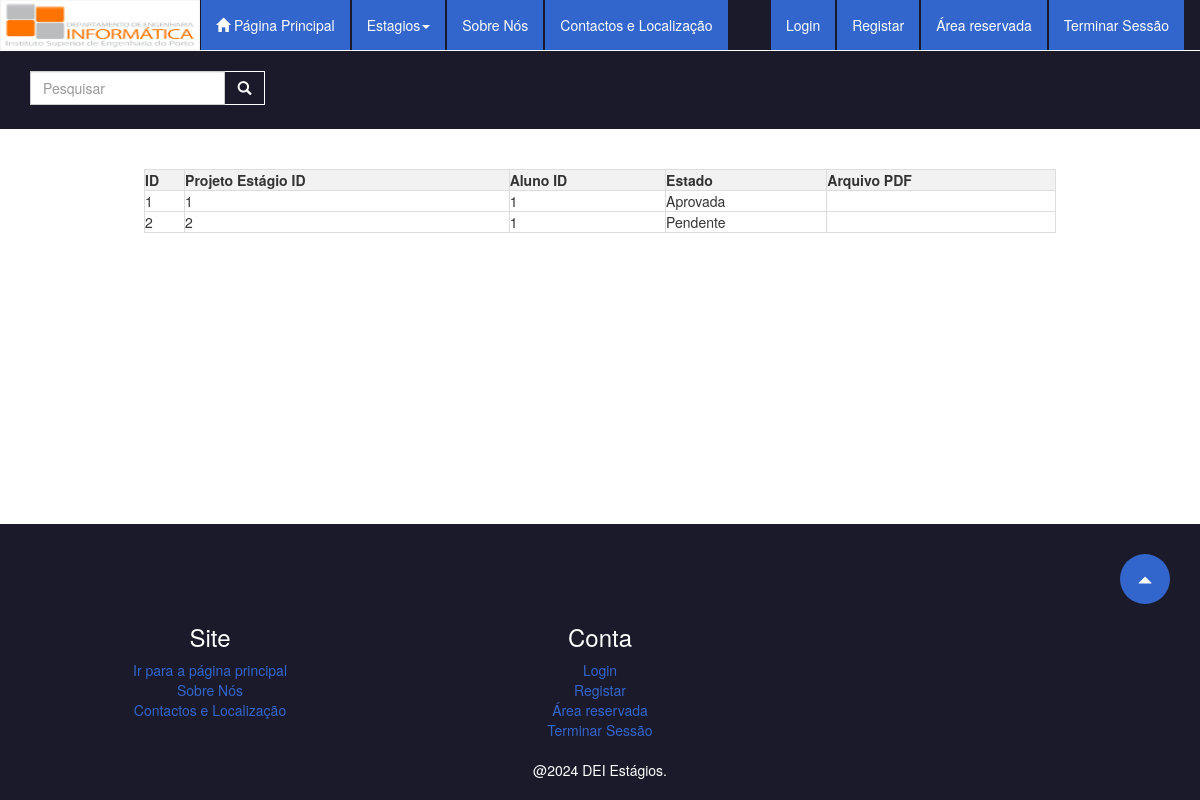
The app's page /Frontend/Views/site/AllCandidaturas.php with its own data.
### tables this page shows
CREATE TABLE Candidaturas (
  id INT PRIMARY KEY  AUTO_INCREMENT,
  ProjetoEstagioID INT NOT NULL,
  AlunoID INT NOT NULL,
  ArquivoPDF VARCHAR(255) NOT NULL,
  Estado VARCHAR(20) NOT NULL,
  CONSTRAINT FK_Candidaturas_Propostas_new FOREIGN KEY (ProjetoEstagioID) REFERENCES Propostas(id),
  CONSTRAINT FK_Candidaturas_aluno FOREIGN KEY (AlunoID) REFERENCES aluno(id)
);

### Backend/Actions/ActionAllCandidaturas.php (called while the page is built)
<?php
include_once __DIR__ . "/../../common/ConnectionBD1.php";
class CandidaturasModel
{
    private $db;
    public function __construct()
    {
        $this->db = new ConnectionBD1;
    }
    public function getAllCandidaturas()
    {
        $allCandidaturas = array();
        $this->db->createConnection();
        $sql = "SELECT * FROM candidaturas";
        $result = $this->db->executeQuery($sql);
        if ($result->num_rows > 0) {
            while ($row = $result->fetch_assoc()) {
                array_push($allCandidaturas, array(
                    "id" => $row["id"],
                    "ProjetoEstagioID" => $row["ProjetoEstagioID"],
                    "AlunoID" => $row["AlunoID"],
                    "Estado" => $row["Estado"],
                    "ArquivoPDF" => $row["ArquivoPDF"],
                ));
            }
        }
        $this->db->closeConnection();
        return $allCandidaturas;
    }
}

### common/ConnectionBD1.php (called while the page is built, shortened)
<?php
    Class ConnectionBD1{
        public $connection;
        function createConnection(){
            $servername = "127.0.0.1";
            $username = "root";
            $password = "";
            $dbname = "dsos";
            $this->connection = new mysqli($servername, $username, $password, $dbname);
            return $this->connection;
        }
        function executeQuery($query){
            $result = $this->connection->query($query);
            return $result;
        }
   }
?>

### Frontend/Views/site/AllCandidaturas.php (the view, shortened to what this page needs)
<!DOCTYPE html>
<html lang="en">
<head>
</head>
<body>
    <?php include_once $_SERVER["DOCUMENT_ROOT"] . "/Frontend/Views/layouts/header.php"; ?>
    <?php include_once $_SERVER["DOCUMENT_ROOT"] . "\Backend\Actions\ActionAllCandidaturas.php"; ?>
    <div class="main-content">
        <?php
        $candidaturasModel = new CandidaturasModel();
        $allCandidaturas = $candidaturasModel->getAllCandidaturas();
        if (!empty($allCandidaturas)) {
            echo '<table>';
            echo '<tr>';
            echo '<th>ID</th>';
            echo '<th>Projeto Estágio ID</th>';
            echo '<th>Aluno ID</th>';
            echo '<th>Estado</th>';
            echo '<th>Arquivo PDF</th>';
            echo '</tr>';
            foreach ($allCandidaturas as $candidatura) {
                echo '<tr>';
                echo '<td>' . $candidatura["id"] . '</td>';
                echo '<td>' . $candidatura["ProjetoEstagioID"] . '</td>';
                echo '<td>' . $candidatura["AlunoID"] . '</td>';
                echo '<td>' . $candidatura["Estado"] . '</td>';
                echo '<td>' . $candidatura["ArquivoPDF"] . '</td>';
                echo '</tr>';
            }
            echo '</table>';
        } else {
            echo '<p>No candidaturas found</p>';
        }
        ?>
    </div>
    <?php include_once $_SERVER["DOCUMENT_ROOT"] . "/Frontend/Views/layouts/footer.php"; ?>
</body>
</html>

### Frontend/Views/site/AllCandidaturas.php (style rules this page uses)
body { font-family: Arial, sans-serif; background-color: #f4f4f4; margin: 0; padding: 0; display: flex; flex-direction: column; min-height: 100vh; }
.main-content { flex-grow: 1; display: flex; justify-content: center; align-items: center; }
table { width: 80%; border-collapse: collapse; margin: 20px; }
th, td { border: 1px solid #ddd; padding: 10px; text-align: left; }
th { background-color: #f2f2f2; }

### records on screen
candidaturas: id "1", ProjetoEstagioID "1", AlunoID "1", Estado "Aprovada"
candidaturas: id "2", ProjetoEstagioID "2", AlunoID "1", Estado "Pendente"
